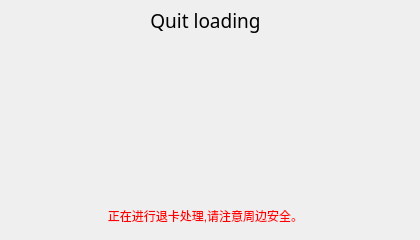
    <widget class="QWidget" name="LoadingPage">
     <property name="styleSheet">
      <string notr="true">background-image: url(:/images/img/blackBackground.jpg);</string>
     </property>
     <widget class="QLabel" name="label_loading">
      <property name="geometry">
       <rect>
        <x>120</x>
        <y>130</y>
        <width>161</width>
        <height>31</height>
       </rect>
      </property>
      <property name="text">
       <string/>
      </property>
     </widget>
     <widget class="QLabel" name="label_loading_2">
      <property name="geometry">
       <rect>
        <x>10</x>
        <y>200</y>
        <width>391</width>
        <height>31</height>
       </rect>
      </property>
      <property name="styleSheet">
       <string notr="true">color: rgb(255, 0, 0);</string>
      </property>
      <property name="text">
       <string>正在进行退卡处理,请注意周边安全。</string>
      </property>
      <property name="alignment">
       <set>Qt::AlignCenter</set>
      </property>
     </widget>
     <widget class="QLabel" name="label_10">
      <property name="geometry">
       <rect>
        <x>0</x>
        <y>0</y>
        <width>411</width>
        <height>41</height>
       </rect>
      </property>
      <property name="font">
       <font>
        <family>黑体</family>
        <pointsize>14</pointsize>
       </font>
      </property>
      <property name="styleSheet">
       <string notr="true">background-image: url(:/images/img/redBackgroud.jpg);</string>
      </property>
      <property name="text">
       <string>Quit loading</string>
      </property>
      <property name="alignment">
       <set>Qt::AlignCenter</set>
      </property>
     </widget>
    </widget>
